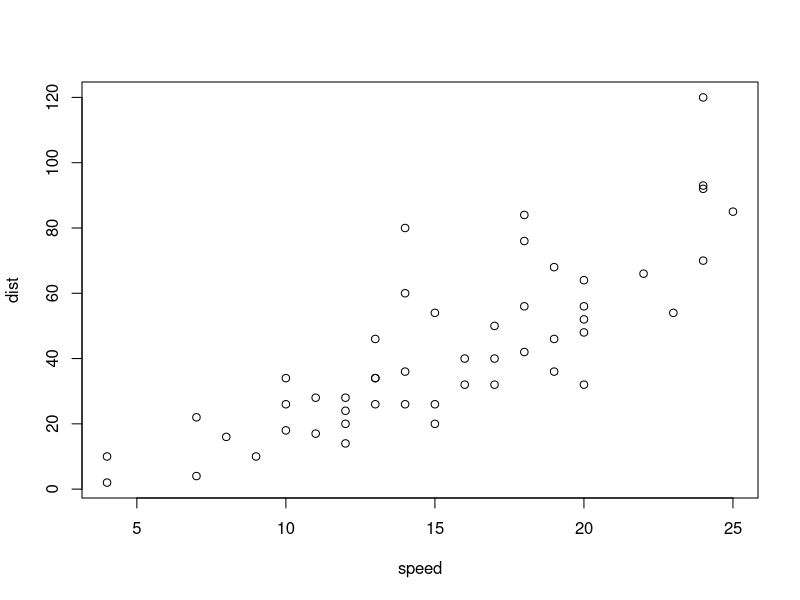
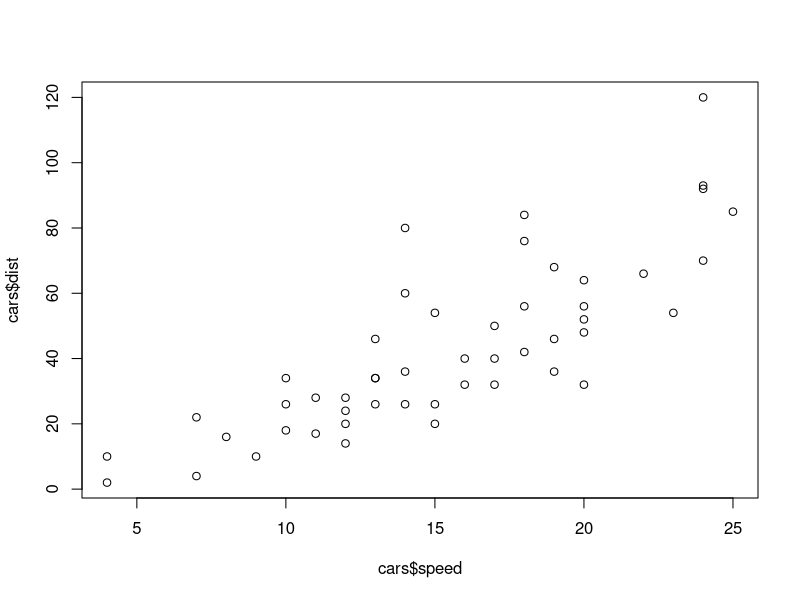
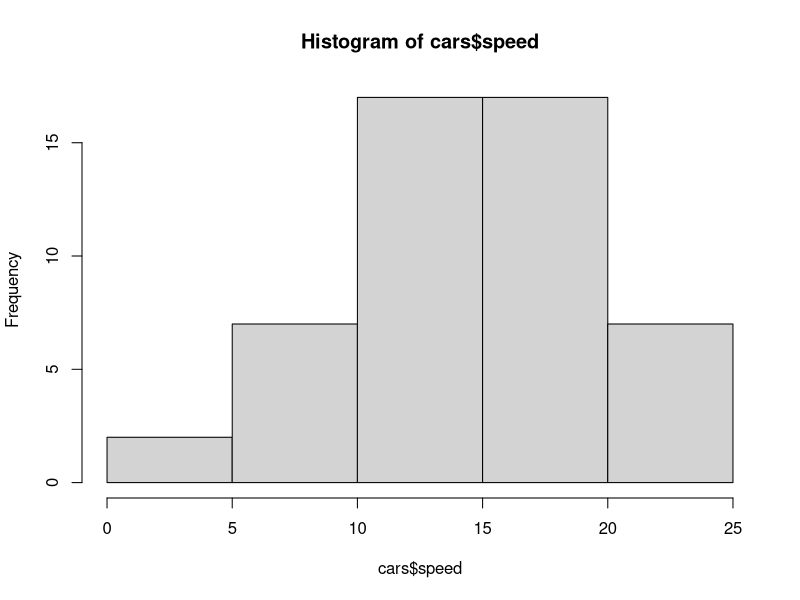
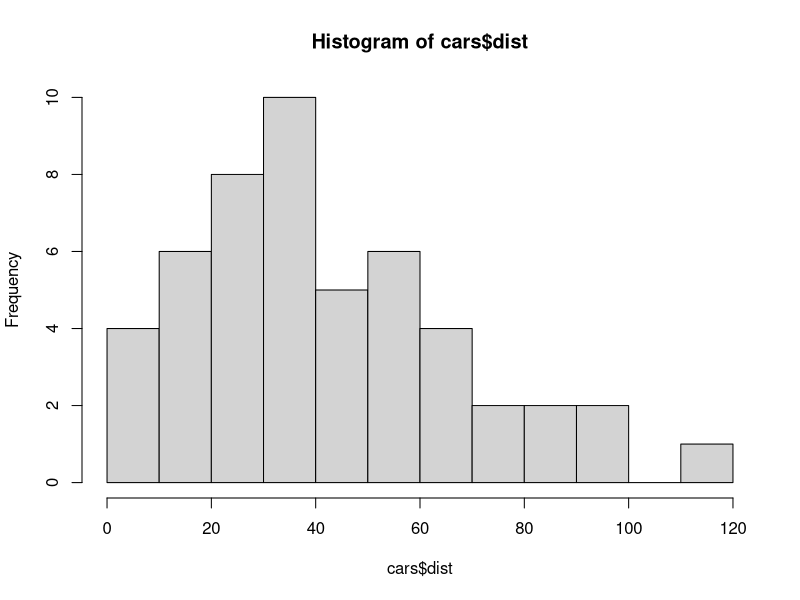
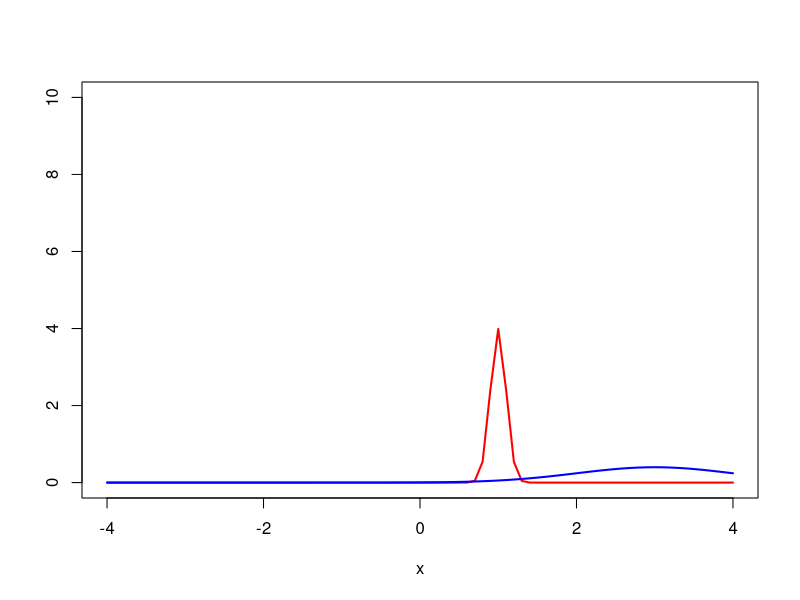

The R source for these figures, in order:
## ---- chunk 1
knitr::opts_chunk$set(echo = TRUE, warning=FALSE, message=FALSE)
## ---- chunk 2
rm(list = setdiff(ls(), lsf.str()))
# Vectors and Factors
# Create a vector as input.
data <- c("East","West","East","North","North","East","West","West","West","East","North")

print(data)
print(is.factor(data))
## ---- chunk 3
# Apply the factor function.
factor_data <- factor(data)

print(factor_data)
print(is.factor(factor_data))
## ---- chunk 4
# Data frames
# Create the vectors for data frame.
height <- c(132,151,162,139,166,147,122)
weight <- c(48,49,66,53,67,52,40)
gender <- c("male","male","female","female","male","female","male")

# Create the data frame.
input_data <- data.frame(height,weight,gender)
print(input_data)

# Test if the gender column is a factor.
print(is.factor(input_data$gender))

# Print the gender column so see the levels.
print(input_data$gender)
## ---- chunk 5
# # Function Syntax
# 
# function_name <- function(arg_1, arg_2, ...) {
#    Function body 
# }


# Create a function with arguments.
new.function <- function(a,b,c) {
   result <- a * b + c
   print(result)
}

# Call the function by position of arguments.
new.function(5,3,11)

# Call the function by names of the arguments.
new.function(a = 11, b = 5, c = 3)
## ---- chunk 6
# From Mariam Aly's tutorial
##############################################################################
## Factors
##############################################################################
# A factor is a vector object used to specify a discrete classification (grouping) of the components of other vectors of the same length.
# can be ordered or unordered

## Example for 'ragged arrays', which can have subclasses of different sizes
# say you have 6 subjects and 3 conditions in your experiment
# this is a list of the condition that each subject took part in
condition=c('faces','scenes','objects','faces','scenes','objects')
# can create a factor for condition
conditionf=factor(condition) #use the factor() function
# print to screen
print(conditionf)
# produces: 
# faces   scenes  objects faces   scenes  objects
# Levels: faces objects scenes
# can ask specifically for the levels of the factor
levels(conditionf) # returns "faces"   "objects" "scenes"

# you can then use the tapply() function to calculate things like the mean for a variable you have for each of your factors
# continued from above
accuracy=c(90,88,72,84,81,94) # accuracy for each of you 6 subjects, in the same order in which you input the conditions (i.e. f,s,o,f,s,o)

# now calculate the mean accuracy for each condition using tapply()
# this function takes this form: tapply(data,factor/index variable,function), where factor/index is the factor variable you created and function is what you want to do on the data
# so if you want to see mean age for males and females, data=age, factor/index=gender, function=mean
	# looks at data in the first variable as a function of different levels of the second variable
# note that tapply() will work even if the second argument is not a factor, because the argument will be coerced into a factor when necessary (using as.factor())

# e.g. calculate the mean
condaccmeans=tapply(accuracy,conditionf,mean)
print(condaccmeans)
# returns :
# faces objects  scenes 
  # 87.0    83.0    84.5 
  	# would work if you use tapply(accuracy,condition,mean) because condition would be coerced into a factor
  
# The function tapply() is used to apply a function, here mean(), to each group  of components of the first argument, here accuracy, defined by the levels of the second component,here conditionf, as if they were separate vector structures. The result is a structure of the same length as the levels attribute of the factor containing the results.

## ---- chunk 7
View(cars)
summary(cars)
plot(cars)
## ---- chunk 8
# Q1: what do you think is the relationship between speed and stopping distance based on the scatterplot? +, -, or no relationship? (use the plot function)
plot(cars$speed,cars$dist)
# There is a positive relationship between speed and stopping distance. As speed increases, stopping distance increases.
# Hence + relationship
## ---- chunk 9
# Q2: plot a histogram of car speeds (use hist) 
hist(cars$speed)
## ---- chunk 10
# Q3: what is the most frequent stopping distance in this dataset (an approx bin of distances is fine)?
hist(cars$dist,10)
## ---- chunk 11

# Grid of X-axis values
x <- seq(-4, 4, 0.1)
#-----------------------------------------
# Same standard deviation, different mean
#-----------------------------------------
## ---- chunk 12
# Mean 0, sd 1
plot(x, dnorm(x, mean = 1, sd = 0.1), type = "l",
     ylim = c(0, 10), ylab = "", lwd = 2, col = "red")
## ---- chunk 13
# Mean 3, sd 1
lines(x, dnorm(x, mean = 3, sd = 1), col = "blue", lty = 1, lwd = 2)
